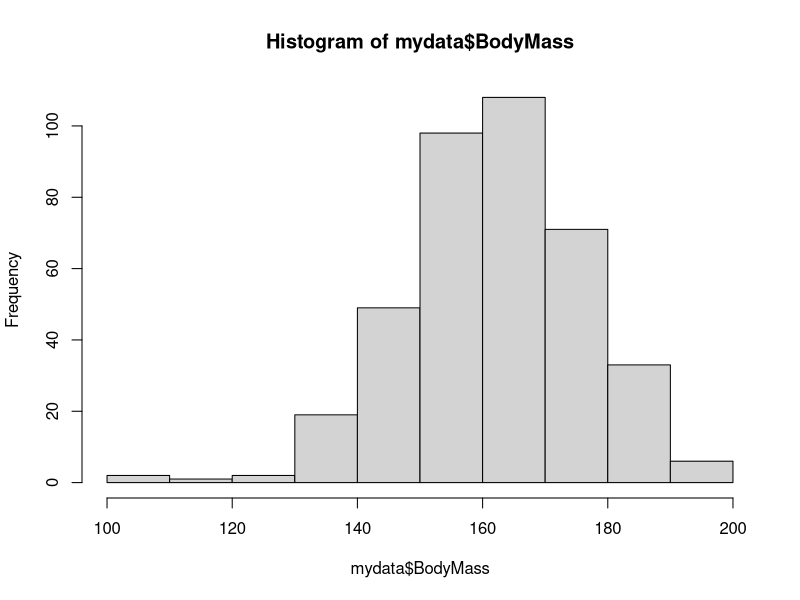
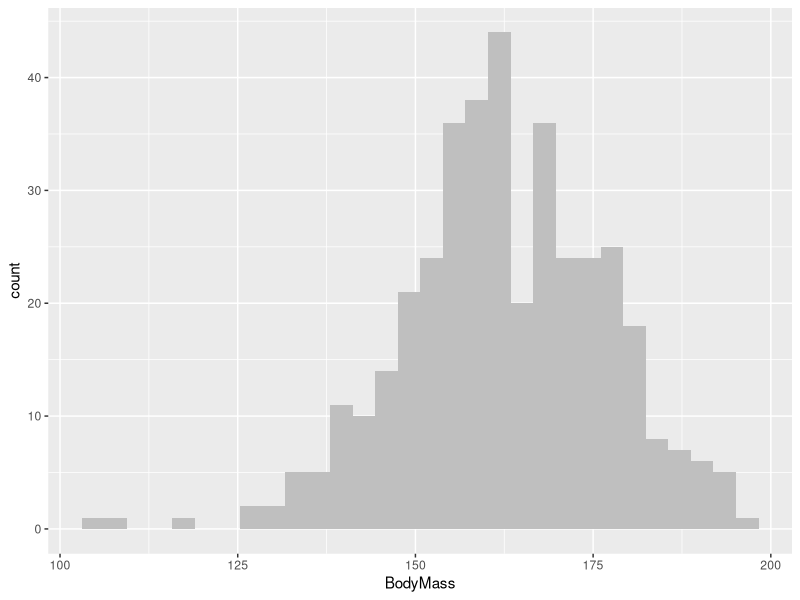
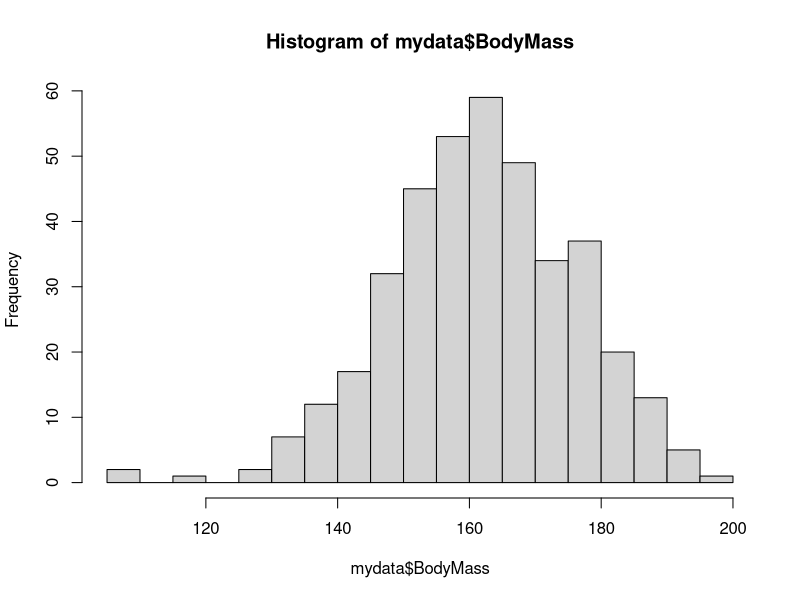
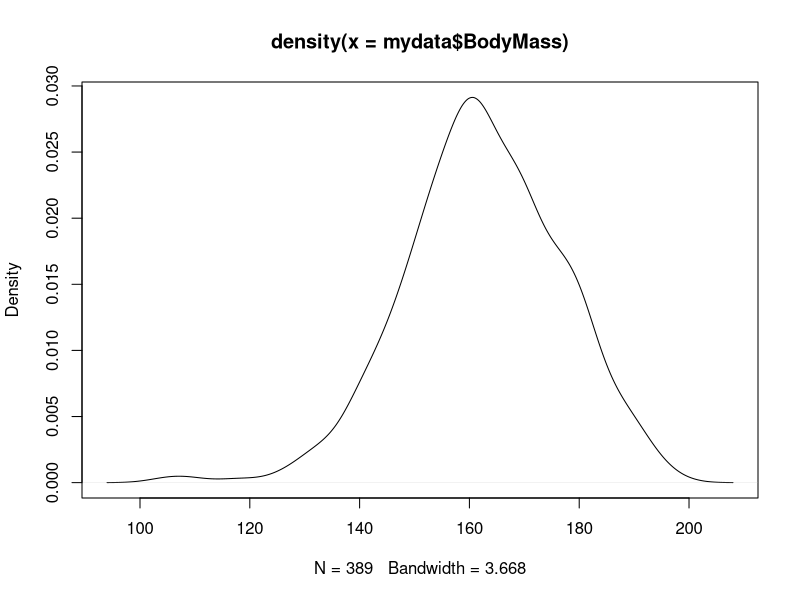
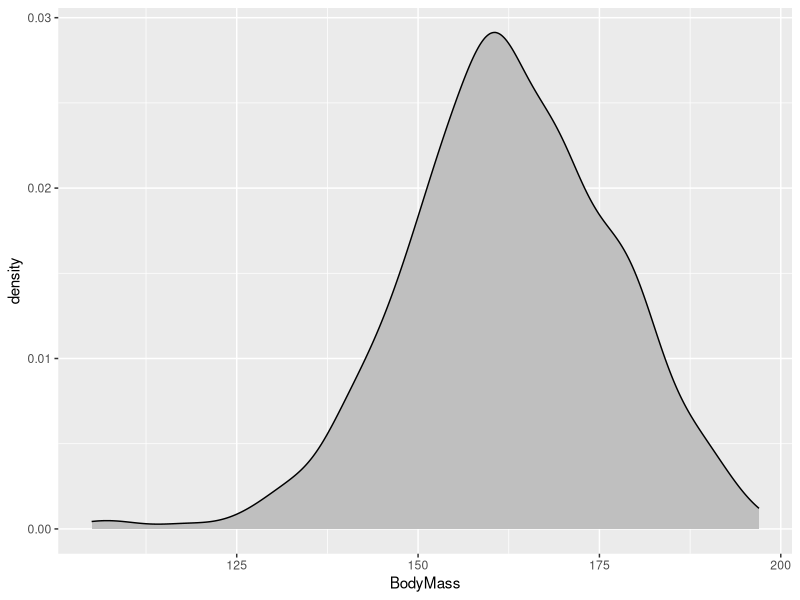
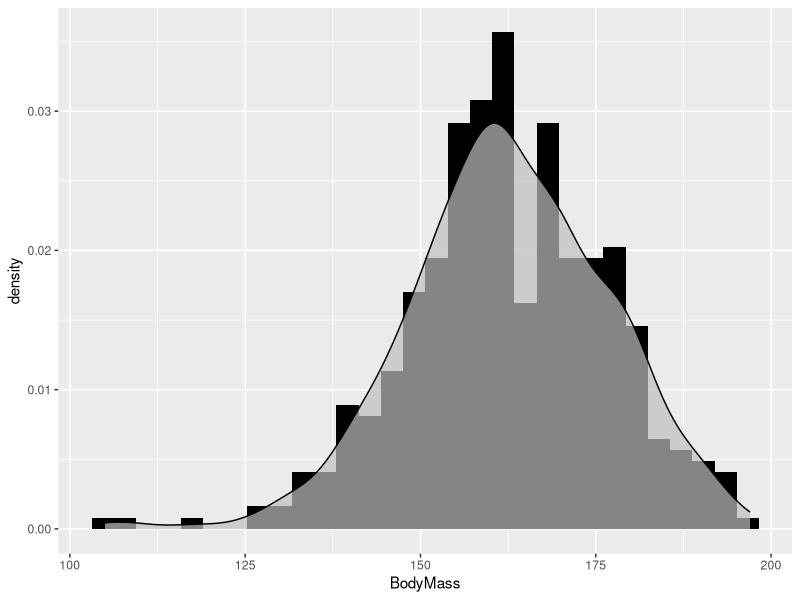
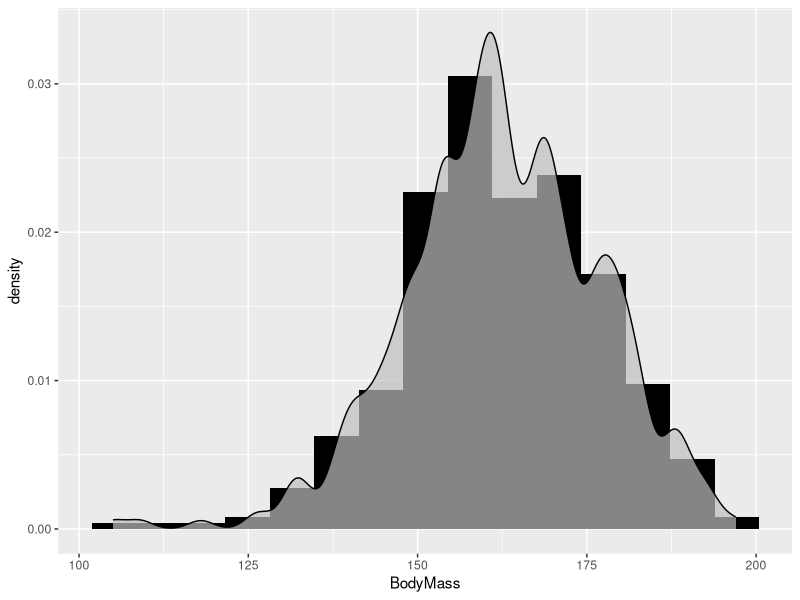
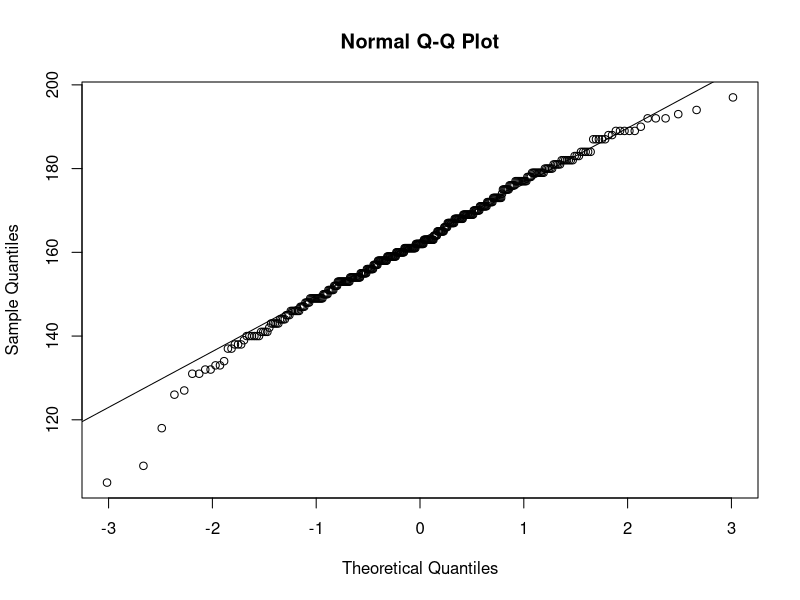

Recreate these plots in R, in order.

######### Deskriptív statisztika #########

#### Egy folytonos változó jellemzése #####
# Dataset: falcon.csv


## Csomagok 
library(tidyverse)
library(RcmdrMisc)

## Adatbeolvasás:

# base R megoldás példa

mydata <- read.table("falcon.csv", 
                     h=T,
                     sep=",")

class(mydata)
str(mydata)
# readR megoldás példa

mydata_tbl <- read_delim("falcon.csv", delim = ",")
class(mydata_tbl)
str(mydata_tbl)


#mindkettő generikus, van speciális esetük is read.csv, read_csv2 read_ csv, read_tsv. 
# bővebben itt : https://readr.tidyverse.org

## helyzeti mutatók

mydata %>% 
  summarise(atlag = mean(BodyMass),
            median = median(BodyMass))

# Módusz egy kicsit nehezebb eset mert nincs ilyen base függvény(!)
# kell csinálni egyet:

Mode <- function(x, na.rm = FALSE) {
  if(na.rm){
    x = x[!is.na(x)]
  }
  
  ux <- unique(x)
  return(ux[which.max(tabulate(match(x, ux)))])
}

# Most már lehet használni
mydata %>% 
  summarise(atlag = mean(BodyMass),
            median = median(BodyMass),
            modusz = Mode(BodyMass))

# kvantiliseket is lehet

quantile(mydata$BodyMass)
quantile(mydata$BodyMass,probs = 0.25)


 mydata %>% 
  summarise(atlag = mean(BodyMass),
          median = median(BodyMass),
          modusz = Mode(BodyMass),
          elso_kvartilis = quantile(BodyMass,probs = 0.25)
)

 
# a ha nem kell a dplyr akkor a legegyszerubb megoldas talan ez:

numSummary(mydata$BodyMass)

## szóródási mutatók

mydata %>% 
  summarise(sd = sd(BodyMass),
            IQR = IQR(BodyMass),
            MAD = mad(BodyMass),
  )
# a terjedelem trükösebb:

range(mydata$BodyMass)

range(mydata$BodyMass)[2]

mydata %>% 
  summarise(sd = sd(BodyMass),
            IQR = IQR(BodyMass),
            MAD = mad(BodyMass),
            minimum = min(BodyMass),
            maximum = max(BodyMass)
  )
## Csoprtosítás
# dplyr előnye hogy az egyszerű bonyolult a bonyolult viszont egyszerűbb


mydata %>% 
  group_by(Sex) %>% 
  summarise(atlag = mean(BodyMass),
            median = median(BodyMass),
            modusz = Mode(BodyMass)
  )

# több csoport kombinációval
mydata %>% 
  group_by(Sex,Area) %>% 
  summarise(atlag = mean(BodyMass),
            median = median(BodyMass),
            modusz = Mode(BodyMass)
  ) 

# több csoport és több változóval:

mydata %>% 
  group_by(Sex,Area) %>% 
  summarise(across(c(BodyMass,WBone),
            list(atlag = mean,
                 median = median))) 

# részletesebben itt: https://www.tidyverse.org/blog/2020/04/dplyr-1-0-0-colwise/


## Ábrák egy változóra

# histogram
hist(mydata$BodyMass)

mydata %>% 
  ggplot(aes(x=BodyMass))+
  geom_histogram(fill="grey75")

hist(mydata$BodyMass,
     breaks = 30)

# simított hisztogram
plot(density(mydata$BodyMass))

mydata %>% 
  ggplot(aes(x=BodyMass))+
  geom_density(fill="grey75")

# a hisztogram és a simított hisztogram együtt

mydata %>% 
  ggplot(aes(x=BodyMass,
             y=..density..))+
  geom_histogram(fill="black")+
  geom_density(fill="grey75",
               alpha=0.7)


mydata %>% 
  ggplot(aes(x=BodyMass,
             y=..density..))+
  geom_histogram(bins=15,
                 fill="black")+
  geom_density(fill="grey75",
               alpha=0.7,
               adjust=0.5)

# qqplot
qqnorm(mydata$BodyMass)
qqline(mydata$BodyMass)

mydata %>% 
  ggplot(aes(sample=BodyMass))+
  geom_qq()+
  geom_qq_line()
             
#kombinálva is gyakran szokták használni

mydata %>% 
  ggplot(aes(sample=BodyMass))+
  geom_qq()+
  geom_qq_line()+
  scale_y_continuous(limits = c(110,210))-> histo

mydata %>% 
  ggplot(aes(x=BodyMass,
             y=..density..))+
  geom_histogram(fill="black")+
  geom_density(fill="grey75",
               alpha=0.7)+
  scale_x_continuous(limits = c(110,210))+
  theme(axis.title.y = element_blank(),
        axis.text.y = element_blank()) -> qq


library(patchwork)
histo+(qq+coord_flip())

# boxplot, violinplot

with(mydata, boxplot(BodyMass,
                     ylab="BodyMass"))

bplot <- with(mydata,boxplot.stats(BodyMass))

mydata %>% ggplot(aes(y=BodyMass))+
  geom_boxplot(notch = F)

mydata %>% ggplot(aes(y=BodyMass,
                      x=Sex))+
  geom_boxplot(notch = T)

#violinplot
mydata %>% ggplot(aes(y=BodyMass,
                      x=Sex))+
  geom_violin(fill="grey75")+
  geom_boxplot(notch = F,
               width = 0.1)

## származtatott változók készítése, transzformálás standardizálás studentizálás rang transzformáció

# xydollárvalami egyenlővel
# mutate vs transmutate
# scale
# rank
with(mydata,rank(BodyMass))

#### Egy kategoriális változó jellemzése #####
#Dataset: falcon.csv

# kontingencia tábla
# prop. table
# mosaicplot
